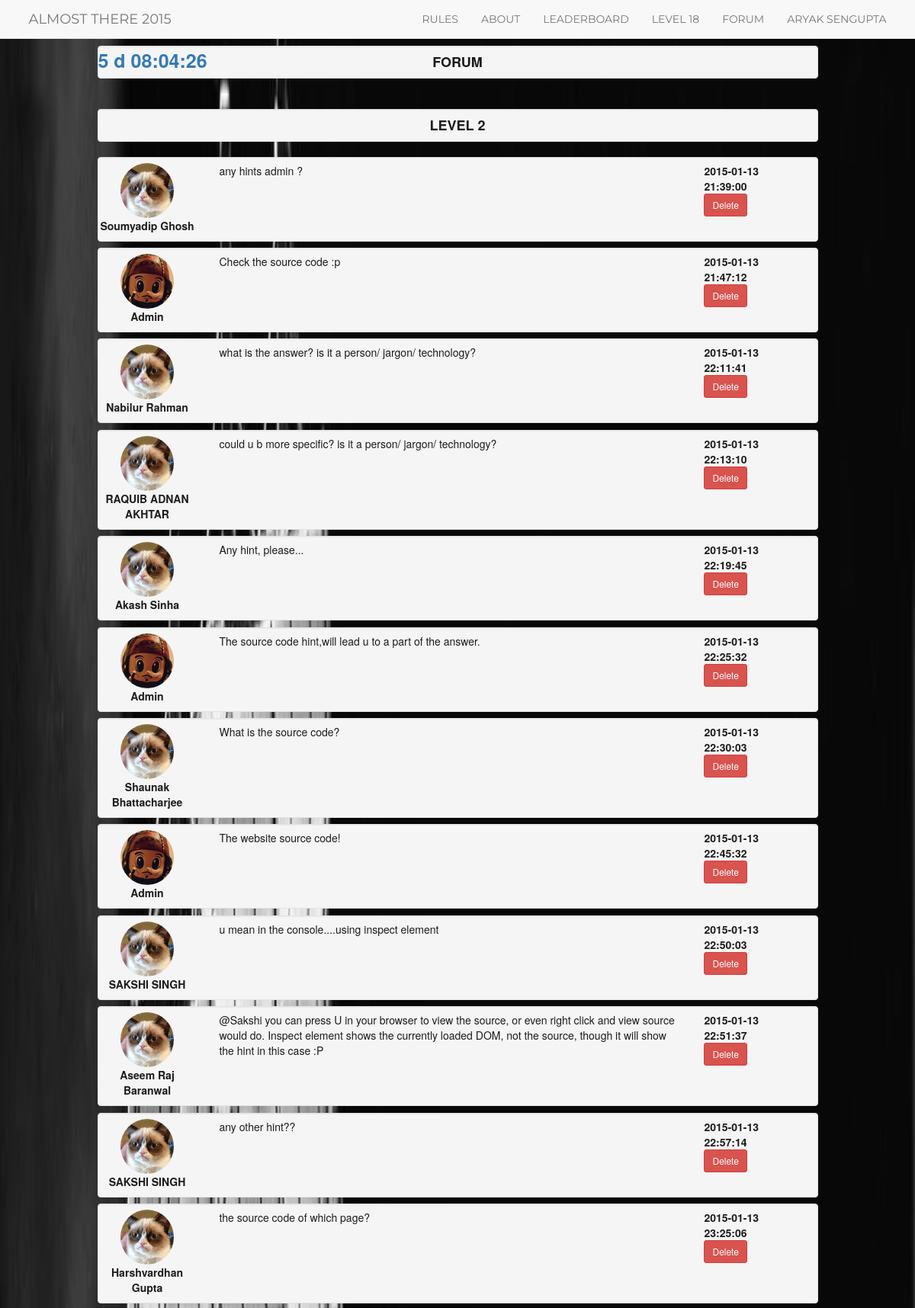
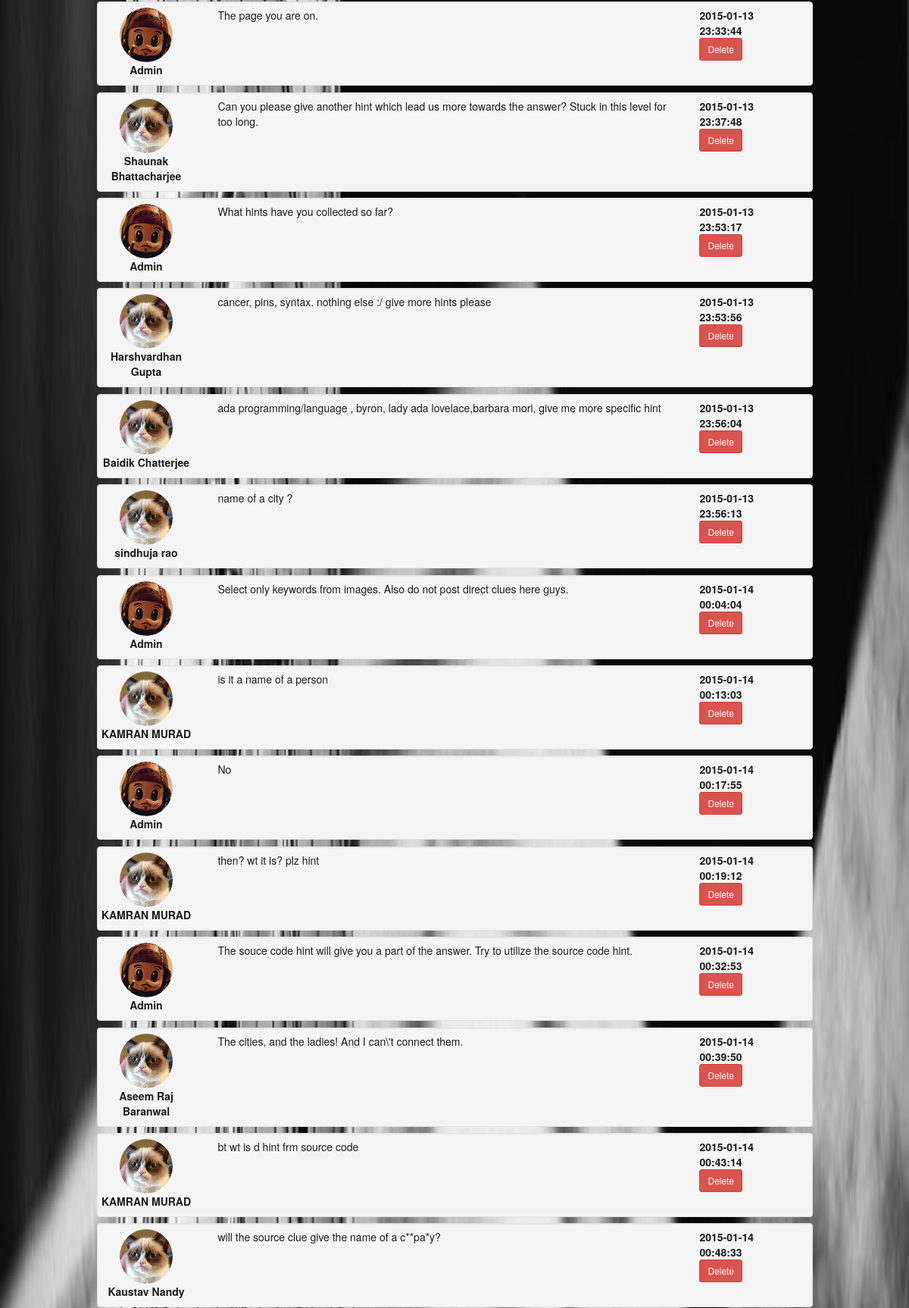
Screenshot of /forum.php?level=2 (signed in, upper part) with the database file from the repository (2 pictures, top to bottom).
### tables this page shows
CREATE TABLE IF NOT EXISTS `progress` (
  `user_id` int(11) NOT NULL,
  `level` int(11) NOT NULL,
  `attempts` int(255) NOT NULL,
  `latest_attempt` timestamp NOT NULL DEFAULT CURRENT_TIMESTAMP ON UPDATE CURRENT_TIMESTAMP
);

CREATE TABLE IF NOT EXISTS `users` (
  `user_id` int(11) NOT NULL,
  `username` varchar(1000) NOT NULL,
  `password` varchar(1000) NOT NULL,
  `full_name` varchar(1000) NOT NULL,
  `college` varchar(1000) NOT NULL,
  `year` int(11) NOT NULL,
  `email` varchar(1000) NOT NULL,
  `contact` bigint(20) NOT NULL,
  `role` int(11) NOT NULL
);

CREATE TABLE IF NOT EXISTS `forum_posts` (
  `post_id` int(11) NOT NULL,
  `topic_id` int(50) NOT NULL,
  `posted_by` int(50) NOT NULL,
  `post` varchar(5000) NOT NULL,
  `posted_on` datetime NOT NULL
);

### class/dataManager.php (called while the page is built, shortened)
<?php
class dataManager {
    public $db_conn;
    private $host = MYSQL_HOST ;
    private $db_name = MYSQL_DB;
    function __construct() {
        try {
        $this->db_conn = new PDO("mysql:host=$this->host;dbname=$this->db_name;",MYSQL_USER,MYSQL_PASSWORD);
        }  catch (PDOException $ex) {
            return $ex->getMessage();
        }
    }
    function isLogged() {
        if(T_LOGGED==1) return true;
        else return false;
    }
    function getLevel($user_id) {
        $query = $this->db_conn->prepare('SELECT level FROM progress WHERE user_id = ?');
        $values = array($user_id);
        $query->execute($values);
        $obj = $query->fetch(PDO::FETCH_OBJ);
        return $obj->level;
    }
    function getComment($level,$page) {
        try {
        $this->db_conn->setAttribute(PDO::ATTR_EMULATE_PREPARES, FALSE);
        $query = $this->db_conn->prepare('SELECT a.full_name as full_name,a.role as role,b.post_id as post_id,b.post as post,b.posted_on as posted_on FROM users a,forum_posts b WHERE b.topic_id = ? AND a.user_id = b.posted_by ORDER BY b.posted_on ASC');
        $values = array($level);
        $query->execute($values);
        return $query;
        }catch (PDOException $e) {
            var_dump($e);
        }
    }
}
?>

### forum.php (the view, shortened to what this page needs)
<?php
require_once 'class/dataManager.php';
?>
<!DOCTYPE html>
<html lang="en">
  <head>
	<link href="css/bootstrap.css" rel="stylesheet" media="screen">
	<link rel="stylesheet" href="css/bootstrap.min.css" >
	<link rel="stylesheet" href="css/treasure.css">
  </head>
  <body>
	<?php include 'includes/navbar.php'; ?>
	<div class="container main_body">
		<div class="row">
			<div class="col-md-1"></div>
			<div class="col-md-10">
				 <div class="well"  style="padding:0;">
					<div class="row">
						<div class="col-md-4">
<div class = "clock">
	<a href="#" id="timer"></a></div>
</div>
						<div class="col-md-4">
							<h4 id="levelno" align="center"><strong>FORUM</strong></h4>
						</div>
						<div class="col-md-4"></div>
					</div>
				</div>
				<br>
				<?php
				if($dm->isLogged()) {
				if(isset($_GET['level'])) {
					$level = 1;
					if($level>=1||$level<=T_MAXLEVEL) $level = $_GET['level'];
					$user_level = $dm->getLevel($_SESSION['treasure_user_id']);
					if(($user_level!=$level)&&($_SESSION['treasure_user_role']==0)) {
						?>
				<div class="well"><h4 class="text-danger">You are currently playing in Level <?php echo $user_level ?>. Don't try anything fancy. No point hanging around. :P  </h4></div>
						<?php
					}
					else{
					?>
					<div class="well"  style="padding:0;">
					<div class="row">
						<div class="col-md-4"></div>
						<div class="col-md-4">
							<h4 id="levelno" align="center"><strong>LEVEL <?php echo $level; ?></strong></h4>
						</div>
						<div class="col-md-4"></div>
					</div>
					</div>
					<?php
					$post = $dm->getComment($level,1);
					while($row = $post->fetch()) {
						?>
						<div class="well" style="margin-bottom:0.6em;" id="post">
					<div class="row">
						<div class="col-md-2" align="center">
							<img class="img img-responsive img-circle" <?php if($row['role']==1) echo 'src="images/admin_pic.jpg"'; else echo 'src="images/player.jpg"'; ?> />
							<p><strong><?php if($row['role']==1) echo 'Admin'; else echo $row['full_name']; ?></strong></p>
						</div>
						<div class="col-md-8">
							<p><?php echo $row['post']; ?></p>
						</div>
						<div class="col-md-2">
							<strong><?php echo $row['posted_on']; ?></strong>
								<?php if($_SESSION['treasure_user_role']==1) echo '<br><button type="button" class="btn btn-danger btn-sm " onclick="deletePost(' . $row['post_id'] .');">Delete</button>'; ?>
						</div>
					</div>
				</div>
						<?php
					}?>
				</div><?php
				}
				} }else { echo '<div class="well"><h3 class="text-danger" align="center">Sorry, you must Login first!<br>Click <a href=\'login.php\'>here </a> to login!</h3></div>'; } ?>
			</div>
			<div class="col-md-1"></div>
		</div>
	</div>
  </body>
</html>

### includes/navbar.php (shortened to what this page needs)
<nav class="navbar navbar-default navbar-fixed-top navbar-right" role="navigation">
      <div class="container">
        <div class="navbar-header">
          <a class="navbar-brand active" href="index.php">ALMOST THERE 2015</a>
        </div>
        <div class="collapse navbar-collapse navbar-ex1-collapse navbar-right">
          <ul class="nav navbar-nav">
                    <li>
                        <a href="index.php#rules">RULES</a>
                    </li>
                    <li>
                        <a href="index.php#about">ABOUT</a>
					</li>
					 <li>
                        <a href="leader_frozen.php">LEADERBOARD</a>
					</li>
					<?php
             require_once 'class/dataManager.php';
             $dm = new dataManager();
             if($dm->isLogged()) {
                 $level = $dm->getLevel(T_USER_ID);
                 if($level > T_MAXLEVEL) {
                  echo '<li><a href="play.php" id="nav_level">Completed</a></li>';
                 }else {
                     echo '<li><a href="play.php" id="nav_level">Level ' . $level .'</a></li>';
                 }
				 echo '<li><a href="forum.php" id="nav_level">Forum</a></li>';
                 echo '<li class="dropdown page-scroll"><a href="#" class="dropdown-toggle">' . T_NAME .'</a>';
             } ?>
          </ul>
        </div>
      </div>
    </nav>

### css/treasure.css (style rules this page uses)
body { color: #1D1C1C; }
html, body { height: 100%; }
.main_body { padding-bottom: 20px; }
.navbar-default { text-transform:uppercase; font-family: Montserrat,"Helvetica Neue",Helvetica,Arial,sans-serif; }
#post { padding-bottom:0; padding-top:0.5em; padding-left:0; }

### forum.php (style rules this page uses)
body { margin-top: 60px; }
.clock { text-color:#219ab2; font-size:25px; }

### rows the page displays
progress: level "18"
users: full_name "Soumyadip Ghosh", forum_posts.post "any hints admin ?", forum_posts.posted_on "2015-01-13 21:39:00"
users: role "Admin", forum_posts.post "Check the source code :p", forum_posts.posted_on "2015-01-13 21:47:12", forum_posts.post "The source code hint,will lead u to a part of the answer.", forum_posts.posted_on "2015-01-13 22:25:32", forum_posts.post "The website source code!", forum_posts.posted_on "2015-01-13 22:45:32", forum_posts.post "The page you are on.", forum_posts.posted_on "2015-01-13 23:33:44", forum_posts.post "What hints have you collected so far?", forum_posts.posted_on "2015-01-13 23:53:17", forum_posts.post "Select only keywords from images. Also do not post direct clues here guys.", forum_posts.posted_on "2015-01-14 00:04:04", forum_posts.post "No", forum_posts.posted_on "2015-01-14 00:17:55"
users: full_name "Nabilur Rahman", forum_posts.post "what is the answer? is it a person/ jargon/ technology?", forum_posts.posted_on "2015-01-13 22:11:41"
users: full_name "RAQUIB ADNAN AKHTAR", forum_posts.post "could u b more specific? is it a person/ jargon/ technology?", forum_posts.posted_on "2015-01-13 22:13:10"
users: full_name "Akash Sinha", forum_posts.post "Any hint, please...", forum_posts.posted_on "2015-01-13 22:19:45"
users: full_name "Shaunak Bhattacharjee", forum_posts.post "What is the source code?", forum_posts.posted_on "2015-01-13 22:30:03", forum_posts.post "Can you please give another hint which lead us more towards the answer? Stuck in this level for too long.", forum_posts.posted_on "2015-01-13 23:37:48"
users: full_name "SAKSHI SINGH", forum_posts.post "u mean in the console....using inspect element", forum_posts.posted_on "2015-01-13 22:50:03", forum_posts.post "any other hint??", forum_posts.posted_on "2015-01-13 22:57:14"
users: full_name "Aseem Raj Baranwal", forum_posts.post "@Sakshi you can press U in your browser to view the source, or even right click and view source would do. Inspect element shows the currently loaded DOM, not the source, though it will show the hint in this case :P", forum_posts.posted_on "2015-01-13 22:51:37", forum_posts.post "The cities, and the ladies! And I can\\'t connect them.", forum_posts.posted_on "2015-01-14 00:39:50"
users: full_name "Harshvardhan Gupta", forum_posts.post "the source code of which page?", forum_posts.posted_on "2015-01-13 23:25:06", forum_posts.post "cancer, pins, syntax. nothing else :/ give more hints please", forum_posts.posted_on "2015-01-13 23:53:56"
users: full_name "Baidik Chatterjee", forum_posts.post "ada programming/language , byron, lady ada lovelace,barbara mori, give me more specific hint", forum_posts.posted_on "2015-01-13 23:56:04"
users: full_name "sindhuja rao", forum_posts.post "name of a city ?", forum_posts.posted_on "2015-01-13 23:56:13"
users: full_name "KAMRAN MURAD", forum_posts.post "is it a name of a person", forum_posts.posted_on "2015-01-14 00:13:03", forum_posts.post "then? wt it is? plz hint", forum_posts.posted_on "2015-01-14 00:19:12", forum_posts.post "bt wt is d hint frm source code", forum_posts.posted_on "2015-01-14 00:43:14"
users: role "Admin", forum_posts.post "The souce code hint will give you a part of the answer. Try to utilize the source code hint.", forum_posts.posted_on "2015-01-14 00:32:53"
users: full_name "Kaustav Nandy", forum_posts.post "will the source clue give the name of a c**pa*y?", forum_posts.posted_on "2015-01-14 00:48:33"

### other values shown
T_NAME "ARYAK SENGUPTA"
$level "2"
